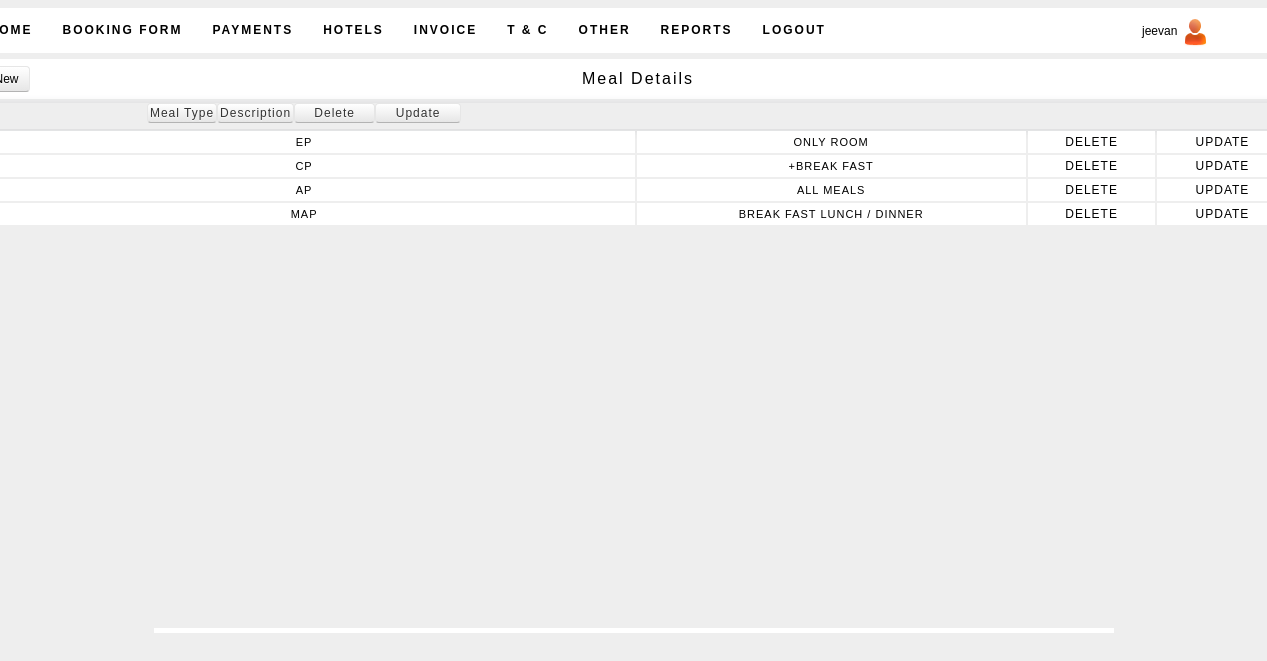
/tours_pvt/addmeal.php (signed in), run on the app's committed database.
### tables this page shows
CREATE TABLE IF NOT EXISTS `meal` (
  `m_id` int(11) NOT NULL AUTO_INCREMENT,
  `m_sort` varchar(25) NOT NULL,
  `m_full` varchar(25) NOT NULL,
  PRIMARY KEY (`m_id`)
);

### tours_pvt/addmeal.php (the view, shortened to what this page needs)
<?php
$qry_d="select * from meal";
$res_d=mysql_query($qry_d);
?>
<html>
<head>
<link rel="stylesheet" href="../styles2.css" type="text/css" />
<link rel="stylesheet" type="text/css" href="../css/style.css" media="screen" />
</head>
<body>
<div id="container">
	 <div id="sub-header">
    	<?php
			include("include/p_header.php");
		?>
       	<table class="emp_tab">
        <tr class="search_res">
        <td class="info">
         <center>Meal Details</center>
        </td>        </tr>
        </table>
        <span class="bank"><a href="#" rel="popuprel" class="popup new">New</a> </span>
        <div>
        <br />
        <table class="detail">
        <tr class="menu_header">
        <td>Meal Type</td>
        <td>Description</td>
        <td width="75">Delete</td>
        <td width="80">Update</td>
        </tr>
        <?php
		while($row_d=mysql_fetch_array($res_d))
		{
			echo "<tr class='pagi'>";
			echo "<td>";
			echo $row_d[1];
			echo "</td>";
			echo "<td>";
			echo $row_d[2];
			echo "</td>";
			echo "<td class='print'>";
			echo "<a href='addmeal.php?id_d=$row_d[0]'>Delete</a>";
			echo "</td>";
			echo "<td class='print'>";
			echo "<a href='upmeal.php?id_u=$row_d[0]'>Update</a>";
			echo "</td>";
			echo "</tr>";
		}
		?>
        </table>
    </div>
    </div>
    </div>
 <div id="footer">
    </div>
</body>
</html>

### styles2.css (style rules this page uses)
body { margin:0; padding:0; font-family: Verdana, Geneva, sans-serif; font-size: 13px; color: #000; background-color:#EEEEEE; }
.bank { position:absolute; margin-top:-35px; margin-left:10px; border:1px solid #999; display: inline-block; *display: inline; padding: 5px 10px 5px; margin-bottom: 0; font-size: 12px; color: #333333; text-align: center; text-shadow: 0 1px 1px rgba(255, 255, 255, 0.75); vertical-align: middle; cursor: pointer; background-color: #f5f5f5; *background-color: #e6e6e6; background-image: -ms-linear-gradient(top, #ffffff, #e6e6e6); background-image: -webkit-gradient(linear, 0 0, 0 100%, from(#ffffff), to(#e6e6e6)); background-image: -webkit-linear-gradient(top, #ffffff, #e6e6e6); background-image: -o-linear-gradient(top, #ffffff, #e6e6e6); background-image: linear-gradient(top, #ffffff, #e6e6e6); background-image: -moz-linear-gradient(top, #ffffff, #e6e6e6); background-repeat: repeat-x; border: 1px solid #cccccc; *border: 0; border-color: rgba(0, 0, 0, 0.1) rgba(0, 0, 0, 0.1) rgba(0, 0, 0, 0.25); border-color: #e6e6e6 #e6e6e6 #bfbfbf; border-bottom-color: #b3b3b3; -webkit-border-radius: 4px; -moz-border-radius: 4px; border-radius: 4px; }
.info { padding-left:12px; letter-spacing:2px; }
.print a { padding:2px 4px 2px 4px; color:#000; text-decoration:none; font-size:12px; }
* { margin:0; padding:0; }
a { color: #F97B27; }
#container { width: 960px; background-color:#FFF; margin: 0 auto; padding: 0px; }
div#sub-header { margin-top:8px; margin-bottom:5px; margin-left:-180px; width:1315px; height:620px; background-color:#EEEEEE; }
#footer { margin:0 auto; padding: 30px 5px 0; }
.emp_tab { margin-left:0px; width:1317px; }
.pagi td { height:22px; color:#000; text-align:center; font-size:11px; letter-spacing:1px; text-transform:uppercase; background:#FFF; }
.detail { width:1318px; margin-top:-15px; margin-left:-2px; }
.menu_header { height:26px; font-size:12px; letter-spacing:1px; text-align:center; color: #000; box-shadow: 1px 1px 10px #d6d7d9; }
.menu_header td { display: inline-block; *display: inline; padding: 2px 2px 2px; margin-bottom: 0; font-size: 12px; color: #333333; text-align: center; text-shadow: 0 1px 1px rgba(255, 255, 255, 0.75); vertical-align: middle; cursor: pointer; background-color: #f5f5f5; *background-color: #e6e6e6; background-image: -ms-linear-gradient(top, #ffffff, #e6e6e6); background-image: -webkit-gradient(linear, 0 0, 0 100%, from(#ffffff), to(#e6e6e6)); background-image: -webkit-linear-gradient(top, #ffffff, #e6e6e6); background-image: -o-linear-gradient(top, #ffffff, #e6e6e6); background-image: linear-gradient(top, #ffffff, #e6e6e6); background-image: -moz-linear-gradient(top, #ffffff, #e6e6e6); background-repeat: repeat-x; border: 1px solid #cccccc; *border: 0; border-color: rgba(0, 0, 0, 0.1) rgba(0, 0, 0, 0.1) rgba(0, 0, 0, 0.25); border-color: #e6e6e6 #e6e6e6 #bfbfbf; border-bottom-color: #b3b3b3; -webkit-border-radius: 4px; -moz-border-radius: 4px; border-radius: 4px; }
.search_res { height:40px; color:#000; }
.search_res td { background:#FFF; }
.new { text-decoration:none; color:#000; }

### data on the page
meal: m_sort "EP", m_full "ONLY ROOM"
meal: m_sort "CP", m_full "+BREAK FAST"
meal: m_sort "AP", m_full "ALL MEALS"
meal: m_sort "MAP", m_full "BREAK FAST LUNCH / DINNER"

### other printed values
$a "jeevan"
